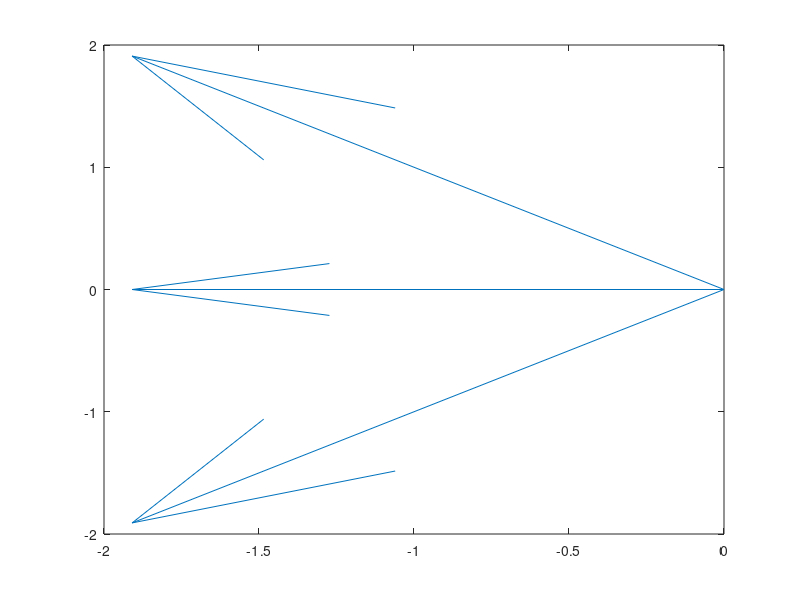

This figure's MATLAB source:
ftheta = 3*pi/4;
u = [3; 0];
R0 = [cos(ftheta) -sin(ftheta); sin(ftheta) cos(ftheta)]; 
u0 = R0 * u;

theta = pi/2;
% Rotate theta
R = [cos(theta) -sin(theta); sin(theta) cos(theta)];

% Projection to x
P = [1 0; 0 0];

H = P*R; 
u1 = R * u0;
u2 = H * u0;
A = [u0 u1 u2];
x = A(1,:);
y = A(2,:);
t = zeros(1,length(x));
quiver(t,t,x,y);
H
P